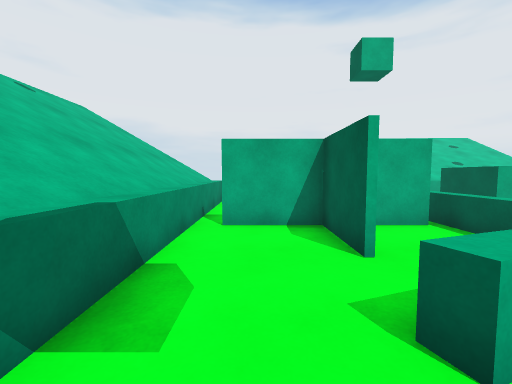
[1] (above)

12 first-person views from a walk through a 3-D level made in the Unity game engine. The camera is 1.2 m above the floor, tilts 4° down and sees 90° across. The floor is counted in squares, 1 m on a side. Each view is taken from the middle of a square. On the plan, view 1 faces up. The plan holds only what a view shows up to about 12 squares ahead; the rest is blank. The place goes on beyond the plan. The player is left out. Surface patterns are stand-ins for the level's own textures.

[2]
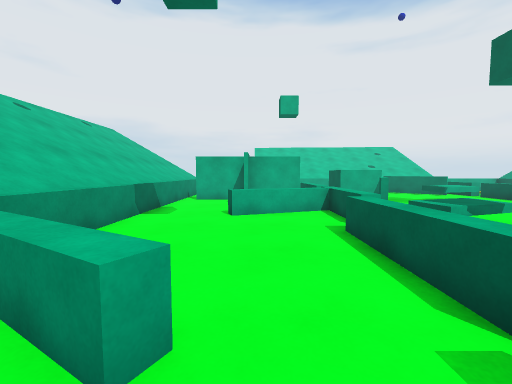

[3]
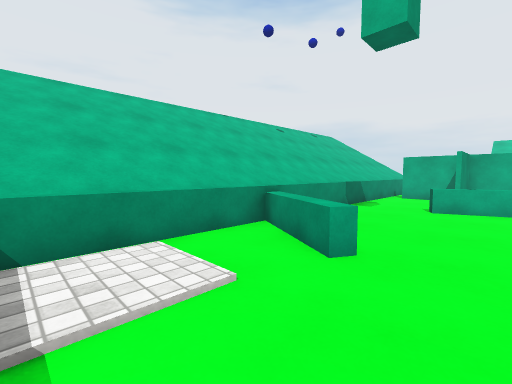

[4]
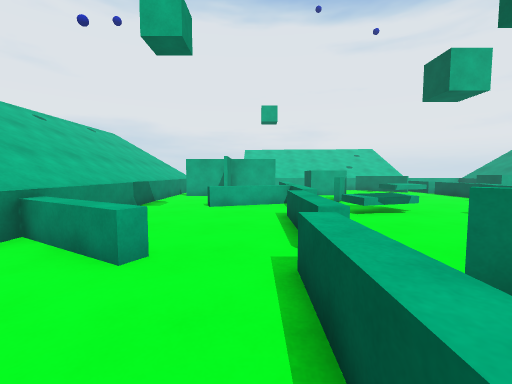

[5]
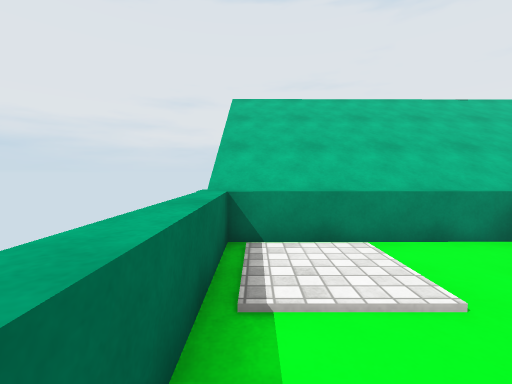

[6]
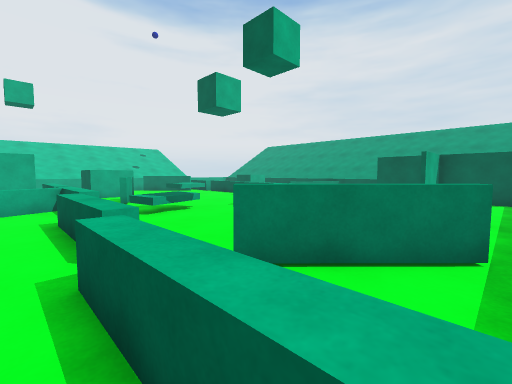

[7]
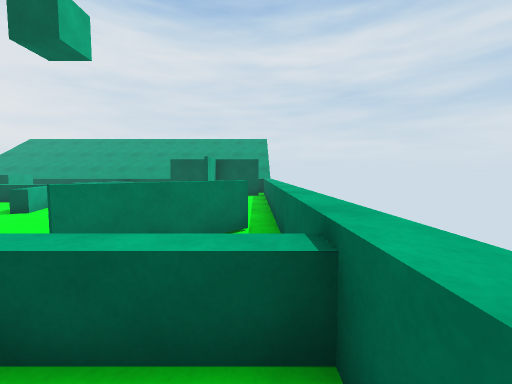

[8]
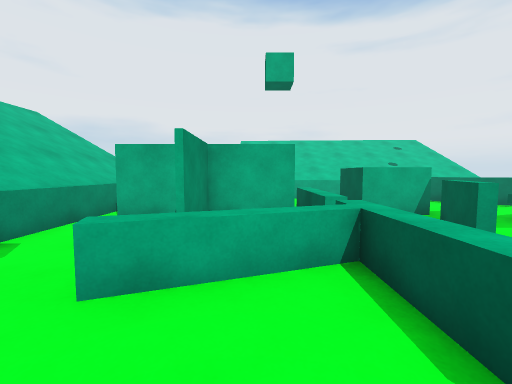

[9]
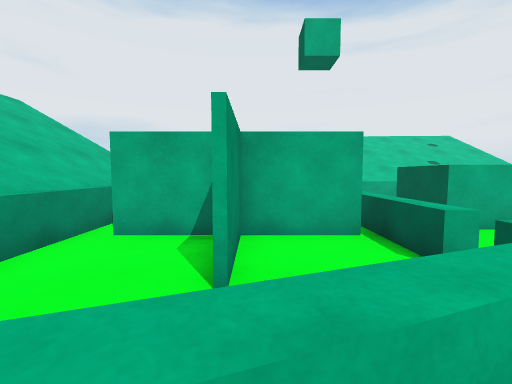

[10]
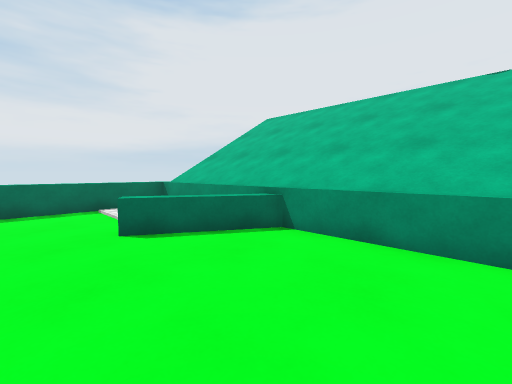

[11]
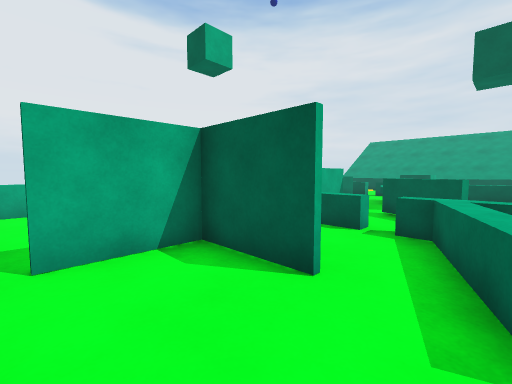

[12]
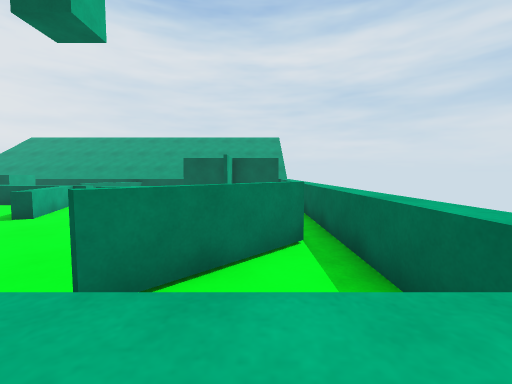

### Floor plan
Key: @ floor where view 1 was taken; # wall or solid block; x gap in a wall; . floor; = window, fence, low wall or low ledge; ^ raised ledge; C cube; O other object.
Columns run from 3 left of view 1 to 7 right of it. Each row starts with its distance up from view 1.
  8 ^^     ==CC
  7 ^^.    ==CC
  6 ^^x#####=..
  5 ^^...#..=.#
  4 ^^...#..x.#
  3 ^^.....==x#
  2 ^^..=====
  1 ^^..=...=.
  0 ^^.@....xO
 -1 ^^.....= .
 -2 ^^.....= .
 -3 ^^=....= .
 -4 ^^.==..= .
 -5 ^^..=..=#.
 -6 ^^.....=##
 -7 ^^.....= ##
 -8 ^^.....= .#
 -9 ^^=====####

Where each view was taken, in squares from view 1:
view 1: 0 up, 0 right, facing up
view 2: 6 down, 2 right, facing up
view 3: 8 down, 3 right, facing up-left
view 4: 8 down, 3 right, facing up
view 5: 8 down, 3 right, facing left
view 6: 8 down, 3 right, facing up-right
view 7: 8 down, 2 right, facing right
view 8: 1 down, 3 right, facing up
view 9: 1 up, 2 right, facing up
view 10: 1 up, 3 right, facing down-left
view 11: 2 up, 1 left, facing up-right
view 12: 7 down, 3 right, facing right
